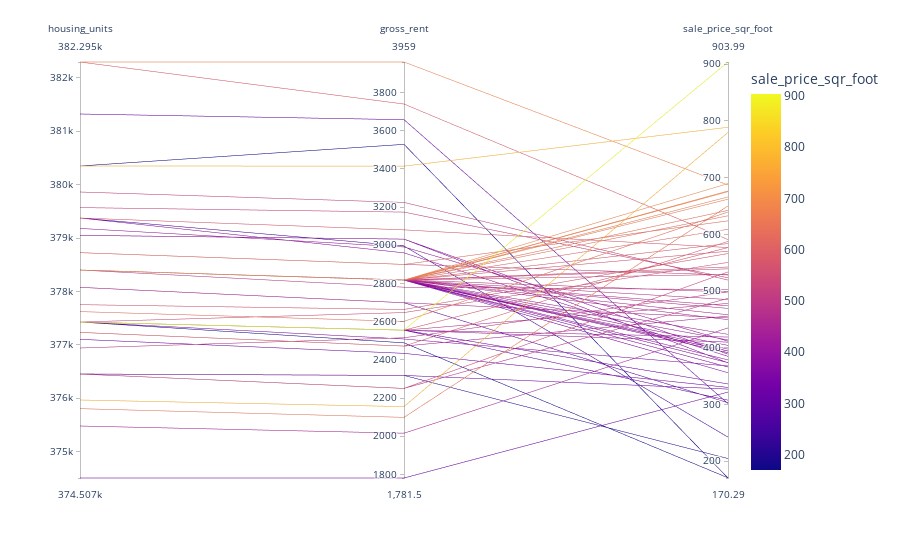

Write notebook code for a chart like this one.
### Code cell
px.parallel_coordinates(sfo_neighborhood[['Neighborhood', 'housing_units', 'gross_rent', 'sale_price_sqr_foot']], color='sale_price_sqr_foot')
